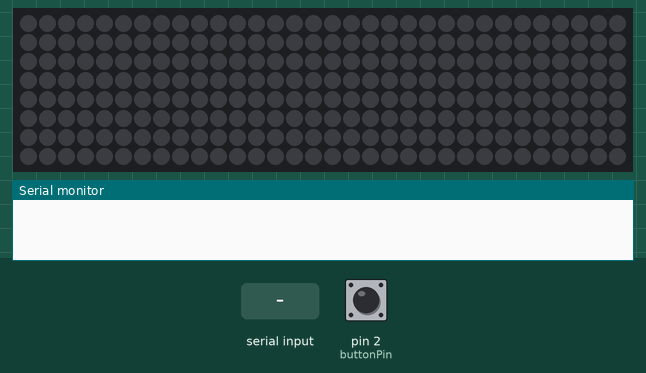
The sketch below on a simulated Arduino Uno, built with avr-gcc and run on an emulated ATmega328P. On the bench: 32×8 RGB LED matrix (first LED top left, wired row by row), the last lines printed to the serial monitor. The inputs (shaded band) are chosen by the test bench; at power-on: pin 2 (buttonPin) LOW. Dim RGB values are drawn brighter than linear; random numbers use the default seed unless the sketch sets one.

Above: at 1.2 s.
1.3 s: "30,150\n" received over Serial
At 6.7 s:
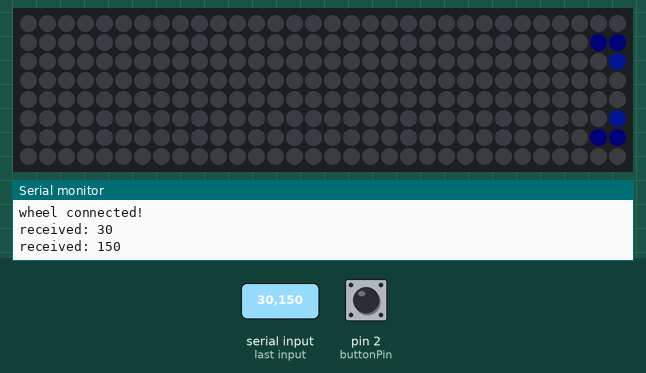
7.6 s: pin 2 (buttonPin) driven LOW
9.2 s: "90,45\n" received over Serial
At 9.8 s:
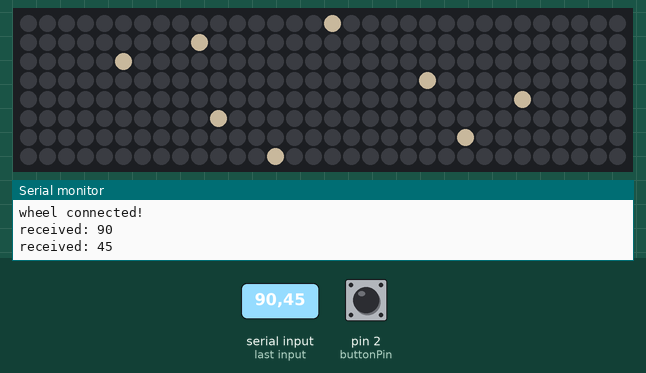
10.8 s: pin 2 (buttonPin) pulsed HIGH 2 times (0.12 s each, 0.3 s apart)
At 11.65 s:
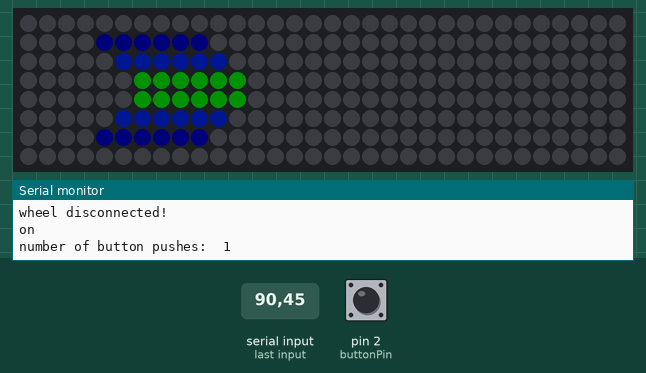
Timing chart, 0 to 13.8 s (numbered marks = the images above; inputs shaded):
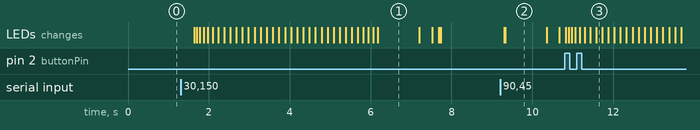

Measured:
- after the input at 1.3 s, the LEDs: first change after 0.34 s (image 1 shows a later state)
- after the input at 9.2 s, the LEDs: first change after 0.10 s (image 2 shows a later state)
- what the display in image 1 shows lasts 1.0 s, from 6.2 s to 7.2 s

The sketch:

NUI_009_Hidden_Display_serialin.ino
```cpp
#include <Adafruit_NeoPixel.h>
#include <Adafruit_GFX.h>
#include <Adafruit_NeoMatrix.h>

#define FACTORYRESET_ENABLE     1

#define PIN                     6   // Which pin on the Arduino is connected to the NeoPixels?


Adafruit_NeoMatrix matrix = Adafruit_NeoMatrix(32, 8, PIN,
                            NEO_MATRIX_TOP     + NEO_MATRIX_LEFT +
                            NEO_MATRIX_COLUMNS + NEO_MATRIX_ZIGZAG,
                            NEO_GRB            + NEO_KHZ800);

float theY[] = {0, 1, 2, 3, 4, 5, 6, 7};
float theSpeeds[] = {0.8, 0.45, 1.8, 1, 1.25, 0.5, 1.1, .65};
float theX[] = {0, 0, 0, 0, 0, 0, 0, 0};

/*=========================================================================*/

const int  buttonPin = 2;    // the pin that the pushbutton is attached to

int buttonPushCounter = 0;   // counter for the number of button presses
int buttonState = 0;         // current state of the button
int lastButtonState = 0;     // previous state of the button


unsigned long millisSerial;        // milliseconds when Serial was received
bool bSerialActive = false;        // Serial data detected
bool bConnected = false;           // Serial connection (true or false based on timeout)
int wheelVal = 0;                  // value received from the wheel


void setup() {
  pinMode(buttonPin, INPUT);
  Serial.begin(9600);
  randomSeed(analogRead(0));
  matrix.begin();
  matrix.setBrightness(100);
  matrix.fillScreen(0);
  matrix.show(); // This sends the updated pixel colors to the hardware.

  for ( int j = 0; j < 8; j++ ) {
    float currentSpeed = random(1, 400) / 100;
  }
}


void loop() {

  //particles();
  if (Serial.available() > 0)
  {
    wheelVal = Serial.parseInt();

    bSerialActive = true;
    millisSerial = millis();
  }

  if (!bConnected && bSerialActive)
  {
    bConnected = true;        // wheel connected..
    Serial.println("wheel connected!");
  }
  else if (bConnected && (millis() - millisSerial > 500))
  {
    bSerialActive = false;    // wheel disconnected..
    bConnected = false;
    Serial.println("wheel disconnected!");
    buttonPushCounter = 0;
  }

  if (bConnected)
  {
    Serial.print("received: ");
    Serial.println(wheelVal);
    if (wheelVal > 128) arrow();
    else particles();

  }
  else {
    // read the pushbutton input pin:
    buttonState = digitalRead(buttonPin);

    if (buttonState != lastButtonState) {
      if (buttonState == HIGH) {
        buttonPushCounter++;
        if (buttonPushCounter > 2) buttonPushCounter = 0;
        Serial.println("on");
        Serial.print("number of button pushes:  ");
        Serial.println(buttonPushCounter);
      }
      lastButtonState = buttonState;
    }
    switch (buttonPushCounter) {
      case 0:
        waiting();
        break;
      case 1:
        arrow();
        break;
      case 2:
        particles();
        break;
      default:

        buttonPushCounter = buttonPushCounter % 3;
    }
  }//end else from if bConnected
}


void waiting() {
  matrix.fillScreen(0);

  for (int j = 0; j < 8; j++) {
    for (int i = 0; i < 4; i++) {
      matrix.drawFastHLine(j, 0, 32, matrix.Color(0, 0, 0)); // x0, y0, width, height
      matrix.show();
      delay(1);
    }
  }
}


void arrow() {

  matrix.fillScreen(0);

  for ( int j = 0; j < 33 ; j++) {
    for (int i = 0; i < 4; i ++) {
      matrix.drawFastHLine(i + j - 7,  i, 10, matrix.Color(0, pow(2, 4 + i),  pow(2, 5 + i))); // x0, y0, width, height
      //matrix.drawFastHLine(3 - i , 4 + i, 4, matrix.Color(0, pow(2, 7 - i),  pow(2, 8 - i))); // x0, y0, width, height
      matrix.drawFastHLine(i + j - 7,  i, 4, matrix.Color(0, 0, 0)); // x0, y0, width, height

    }

    for (int i = 0; i < 4; i ++) {
      matrix.drawFastHLine(- i + j - 4 , 4 + i, 10, matrix.Color(0, pow(2, 7 - i),  pow(2, 8 - i))); // x0, y0, width, height
      matrix.drawFastHLine(- i + j - 4 , 4 + i, 4, matrix.Color(0, 0, 0)); // x0, y0, width, height

    }

    matrix.show();
    delay(0);
  }


}

void particles() {

  matrix.fillScreen(0);

  for ( int j = 0; j < 8; j++ )
  {
    theX[j] = theSpeeds[j] + theX[j];

    if (theX[j] > 32 ) {
      theX[j] = 0;
    }
    matrix.drawPixel( theX[j], theY[j], matrix.Color( 255, 244, 229) );
  }
  matrix.show();
}
```
